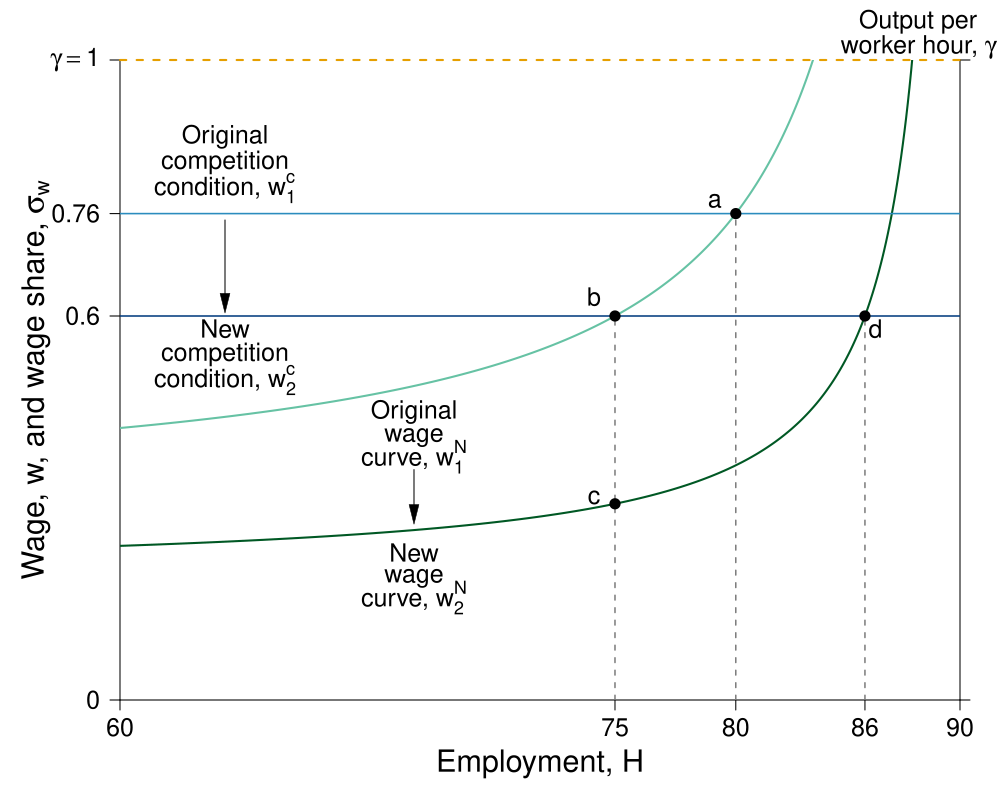

R code for this plot:
# Graph Designer: Scott Cohn + Simon Halliday

library(shape)
library(pBrackets)
pdf(file = "capitalism/wage_share_unemployment_prop3.pdf", width = 10, height = 8)

#Set parameters for graphics
pointsize <- 1.8
axislabelsize <- 1.8
labelsize <- 1.5
namesize <- 1.8
annotatesize <- 1.5
graphlinewidth <- 2
segmentlinewidth <- 1.5

COL <- c("#7fc97f", "#beaed4", "#fdc086", "#ffff99", "#386cb0", "#f0027f", "#bf5b17", "#666666")
COLA <- c("#e0f3db", "#99d8c9","#66c2a4","#41ae76", "#238b45", "#005824")
COLB <- c("#c6dbef", "#4eb3d3", "#2b8cbe", "#0868ac","#084081")
COLC <- c("#fcfbfd", "#efedf5", "#dadaeb", "#bcbddc", "#9e9ac8", "#807dba", "#6a51a3", "#54278f", "#3f007d")
grays <- gray.colors(25, start = 1, end = 0, alpha = 1)
CBCols <- c("#009E73","#0072B2","#E69F00","#CC79A7", "#F0E442")


# Wage Share
WageFn <- function(h, ubar = 0.173, B = 0.13, t = 0.78) {
  B + ubar + (ubar*(1-t))/(t*(1 - h))
}

ulow <- 0.065

eq1 <- uniroot(function(x)  WageFn(x) - 0.76  , c(.01,1), tol=1e-8)   
as.numeric(eq1[1])*90

eq2 <- uniroot(function(x)  WageFn(x) - 0.6  , c(.01,1), tol=1e-8)   
as.numeric(eq2[1])*90

#eq3 <- uniroot(function(x)  WageFn(x, ubar = ulow) - 0.76  , c(.01,1), tol=1e-8)   
#as.numeric(eq3[1])*90

eq3 <- uniroot(function(x)  WageFn(x, ubar = ulow) - 0.6  , c(.01,1), tol=1e-8)   
as.numeric(eq3[1])*90

xvec <- c(as.numeric(eq1[1]), as.numeric(eq2[1]), as.numeric(eq3[1]))
xlab <- c(as.numeric(eq1[1])*90, as.numeric(eq2[1])*90, as.numeric(eq3[1])*90)

#Edited the margins to cater for the larger LHS labels
par(mar =  c(5, 6, 3, 2))


#Add limits on axes and levels of utility for each indifference curve
ylims <- c(0, 1)
xlims <- c(0.6, 1)

npts <- 501 
x <- seq(xlims[1], xlims[2], length.out = npts)
y <- seq(ylims[1], ylims[2], length.out = npts) 

plot(0, 0, xlim = xlims, ylim = ylims, type = "n",
     xlab = expression(paste("")),
     ylab = expression(paste("")), 
     xaxt = "n", 
     yaxt = "n", 
     cex.lab = axislabelsize, 
     bty = "n", 
     xaxs = "i", 
     yaxs = "i"
)

#Calculate the Gini
#Area B:
#((0.5*(0.25*0.5)) + 0.25*0.5 + 0.5*(0.75*0.5))
#Therefore Area A: 
#0.5 - Area B
#Therefore Gini: 
# (0.5 - ((0.5*(0.25*0.5)) + 0.25*0.5 + 0.5*(0.75*0.5)))/0.5 = 0.25

ticksy <- c(ylims[1], 0.6, 0.76, ylims[2])
ylabels <- c(0, expression(paste(0.60)), expression(paste(0.76)), expression(paste(gamma == 1)))
ticksx <- c(xlims[1], xvec[1], xvec[2], xvec[3], xlims[2])

xlabels <- c(60, round(xlab[1],0), round(xlab[2],0), round(xlab[3],0), 90)
ticksy2 <- c(0,1)

# text(0.85/0.9, -0.043, expression(paste(85)), xpd = TRUE, cex = labelsize) 
# text(0.83/0.9, -0.042, expression(paste(83)), xpd = TRUE, cex = labelsize) 

axis(1,at = ticksx,  pos = 0, labels = xlabels, cex.axis = labelsize)
axis(2,at = ticksy,  pos = 0.6, labels = ylabels, las = 1, cex.axis = labelsize)
axis(4,at = ticksy2,  pos = 1, labels = NA, las = 1, cex.axis = labelsize)

axis.break(axis = 1, bgcol="white", breakcol="black",
           style="slash", brw=0.01)

npts <- 500 
xx1 <- seq(xlims[1], xlims[2], length.out = npts)
xx2 <- seq(0, xlims[2], length.out = npts)
xx3 <- seq(xlims[1], 0, length.out = npts)

#Axis labels and draw linear utility function
#mtext(expression(paste("Cumulative population proportion, ", F(n))), side = 1, line = 2.5, cex = axislabelsize)
text(xlims[1] - 0.04, 0.5*ylims[2], expression(paste("Wage, w, and wage share, ", sigma[w])), xpd = TRUE, cex = axislabelsize, srt = 90) 
text(0.5*(xlims[1] + xlims[2]), -0.1, expression(paste("Employment, ", H)), xpd = TRUE, cex = axislabelsize) 



#Shaded Areas A and B
#Area A
#xpoly1 <- c(0, 0.1, 0.9, 1, 0)
#ypoly1 <- c(0, 0, 0.6, 1, 0)
#polygon(x = xpoly1,
#        y = ypoly1,
#        col = COLB[1], density = NULL, border = NA)
#Area B
#xpoly2 <- c(0, 0.1, 1, 1, 0.9, 0.1)
#ypoly2 <- c(0, 0, 0, 1, 0.6, 0)
#polygon(x = xpoly2,
#        y = ypoly2,
#        col = COLA[1], density = NULL, border = NA)

# Wage Curve

lines(xx1, WageFn(xx1,  ubar = ulow), col = COLA[6], lwd = graphlinewidth)
lines(xx1, WageFn(xx1), col = COLA[3], lty = 1, lwd = graphlinewidth)


#Segment lines for points


segments(xvec[1], 0, xvec[1], 0.76, lty = 2, col = grays[20], lwd = segmentlinewidth)
segments(xvec[2], 0, xvec[2], 0.6, lty = 2, col = grays[20], lwd = segmentlinewidth)
segments(xvec[3], 0, xvec[3], 0.6, lty = 2, col = grays[20], lwd = segmentlinewidth)

segments(0, 0.76, 1, 0.76, lty = 1, col = COLB[3], lwd = segmentlinewidth)
segments(0, 0.6, 1, 0.6, lty = 1, col = COLB[5], lwd = segmentlinewidth)

segments(0.6, 1, xlims[2], 1, lty = 2, col = CBCols[3], lwd = graphlinewidth, xpd = TRUE)

# Points
points(xvec[1], 0.76, pch = 16, col = "black", cex = 1.5)
points(xvec[2], 0.6, pch = 16, col = "black", cex = 1.5)
points(xvec[3], 0.6, pch = 16, col = "black", cex = 1.5)
points(xvec[2], WageFn(xvec[2], ubar = ulow), pch = 16, col = "black", cex = 1.5)




# Label
text(xvec[1]-0.01, 0.78, expression(paste(a)), cex = labelsize)
text(xvec[2] - 0.01, 0.63, expression(paste(b)), cex = labelsize)
text(xvec[2] -0.01, WageFn(xvec[2], ubar = ulow)+0.01, expression(paste(c)), cex = labelsize)
text(xvec[3] + 0.005, 0.58, expression(paste(d)), cex = labelsize)

text(0.74, 0.45, expression(paste("Original")), cex = labelsize)
text(0.74, 0.41, expression(paste("wage")), cex = labelsize)
text(0.74, 0.38, expression(paste("curve, ", w[1]^N )), cex = labelsize)
Arrows(0.74, 0.36, 0.74, 0.29, col = "black", lty = 1, lwd = 1, arr.type = "triangle", arr.lwd = 0.5, code = 2)

text(0.74, 0.23, expression(paste("New")), cex = labelsize)
text(0.74, 0.19, expression(paste("wage")), cex = labelsize)
text(0.74, 0.16, expression(paste("curve, ", w[2]^N)), cex = labelsize)


text(0.65, 0.88, expression(paste("Original")), cex = labelsize)
text(0.65, 0.84, expression(paste("competition")), cex = labelsize)
text(0.65, 0.8, expression(paste("condition, ", w[1]^c)), cex = labelsize)
Arrows(0.65, 0.75, 0.65, 0.62, col = "black", lty = 1, lwd = 1, arr.type = "triangle", arr.lwd = 0.5, code = 2)


text(0.65, 0.58, expression(paste("New")), cex = labelsize)
text(0.65, 0.54, expression(paste("competition")), cex = labelsize)
text(0.65, 0.5, expression(paste("condition, ", w[2]^c)), cex = labelsize)

text(0.98, 1.06, expression(paste("Output per" )), cex = labelsize, xpd = TRUE)
text(0.98, 1.02, expression(paste("worker hour, ", gamma )), cex = labelsize, xpd = TRUE)
# text(0.9, 0.7, expression(paste(B[3])), cex = labelsize)

#Label and provide Gini value
#Bottom of frame
#segments(0.08, 0.75, 0.32, 0.75, lty = 1, col = "black" , lwd = 1)
#Top of frame
#segments(0.08, 0.85, 0.32, 0.85, lty = 1, col = "black" , lwd = 1)
#Left of frame
#segments(0.08, 0.75, 0.08, 0.85, lty = 1, col = "black" , lwd = 1)
#Right of frame
#segments(0.32, 0.75, 0.32, 0.85, lty = 1, col = "black" , lwd = 1)
#Gini equation
#text(0.2, 0.8, expression(paste(Gini == frac(A, A + B), phantom() == 0.36 )), cex = labelsize)



# brackets(x1 = 1.01, y1 = 1, x2 = 1.01, y2 = 0.252,  
#          ticks = 0.5, curvature = 0.5, type = 1, 
#          col = "black", lwd = 2, lty = 1, xpd = TRUE)
# text(1.11, 0.625, expression(paste("Cumulative income")), xpd = TRUE, srt = 270)
# text(1.08, 0.625, expression(paste("of the rich")), xpd = TRUE, srt = 270)


dev.off()
